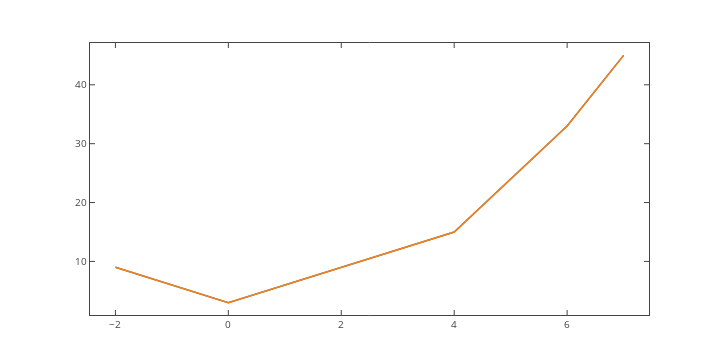

Notebook code cell kept with this figure:
### Code cell


### Figure 1 — Plotly figure (JSON) as saved in the notebook; plotly's stock layout.template omitted (floating-point values rounded to 4 significant figures)
{"data": [{"line": {"color": "rgba (31, 119, 180, 1)", "dash": "solid", "width": 1.5}, "mode": "lines", "name": "_line0", "type": "scatter", "uid": "c3836fc4-b92c-11e8-b13b-e82aea738c32", "x": [-2, 0, 4, 6, 7], "xaxis": "x", "y": [9, 3, 15, 33, 45], "yaxis": "y"}, {"line": {"color": "rgba (255, 127, 14, 1)", "dash": "solid", "width": 1.5}, "mode": "lines", "name": "_line1", "type": "scatter", "uid": "c3836fc5-b92c-11e8-b13b-e82aea738c32", "x": [-2, 0, 4, 6, 7], "xaxis": "x", "y": [9, 3, 15, 33, 45], "yaxis": "y"}], "layout": {"autosize": false, "height": 360, "hovermode": "closest", "margin": {"b": 45, "l": 90, "pad": 0, "r": 71, "t": 43}, "showlegend": false, "width": 720, "xaxis": {"anchor": "y", "domain": [0, 1], "mirror": "ticks", "nticks": 7, "range": [-2.45, 7.45], "showgrid": false, "showline": true, "side": "bottom", "tickfont": {"size": 10}, "ticks": "inside", "type": "linear", "zeroline": false}, "yaxis": {"anchor": "x", "domain": [0, 1], "mirror": "ticks", "nticks": 6, "range": [0.9, 47.1], "showgrid": false, "showline": true, "side": "left", "tickfont": {"size": 10}, "ticks": "inside", "type": "linear", "zeroline": false}}}
